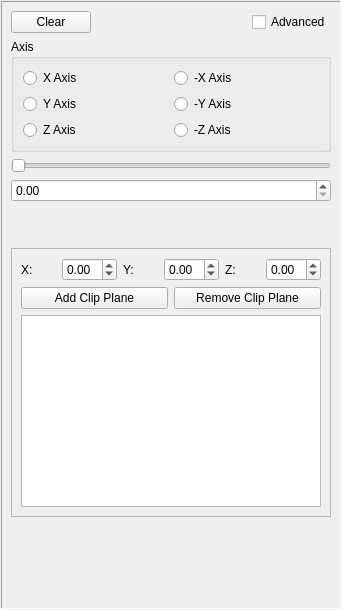
<ui version="4.0" >
 <class>ClipPlanes</class>
 <widget class="QWidget" name="ClipPlanes" >
  <property name="geometry" >
   <rect>
    <x>0</x>
    <y>0</y>
    <width>342</width>
    <height>610</height>
   </rect>
  </property>
  <property name="windowTitle" >
   <string>Form</string>
  </property>
  <layout class="QVBoxLayout" >
   <property name="margin" >
    <number>1</number>
   </property>
   <property name="spacing" >
    <number>6</number>
   </property>
   <item>
    <widget class="QFrame" name="_outerFrame" >
     <property name="frameShape" >
      <enum>QFrame::Panel</enum>
     </property>
     <property name="frameShadow" >
      <enum>QFrame::Sunken</enum>
     </property>
     <layout class="QVBoxLayout" >
      <property name="margin" >
       <number>9</number>
      </property>
      <property name="spacing" >
       <number>6</number>
      </property>
      <item>
       <layout class="QHBoxLayout" >
        <property name="margin" >
         <number>0</number>
        </property>
        <property name="spacing" >
         <number>6</number>
        </property>
        <item>
         <widget class="QPushButton" name="clearButton" >
          <property name="text" >
           <string>Clear</string>
          </property>
         </widget>
        </item>
        <item>
         <spacer>
          <property name="orientation" >
           <enum>Qt::Horizontal</enum>
          </property>
          <property name="sizeHint" >
           <size>
            <width>40</width>
            <height>20</height>
           </size>
          </property>
         </spacer>
        </item>
        <item>
         <widget class="QCheckBox" name="_advancedButton" >
          <property name="text" >
           <string>Advanced</string>
          </property>
         </widget>
        </item>
       </layout>
      </item>
      <item>
       <widget class="QGroupBox" name="groupBox" >
        <property name="title" >
         <string>Axis</string>
        </property>
        <layout class="QGridLayout" >
         <property name="margin" >
          <number>9</number>
         </property>
         <property name="spacing" >
          <number>6</number>
         </property>
         <item row="0" column="0" >
          <layout class="QGridLayout" >
           <property name="margin" >
            <number>0</number>
           </property>
           <property name="spacing" >
            <number>6</number>
           </property>
           <item row="0" column="0" >
            <widget class="QRadioButton" name="posXAxis" >
             <property name="text" >
              <string>X Axis</string>
             </property>
            </widget>
           </item>
           <item row="0" column="1" >
            <widget class="QRadioButton" name="negXAxis" >
             <property name="text" >
              <string>-X Axis</string>
             </property>
            </widget>
           </item>
           <item row="2" column="0" >
            <widget class="QRadioButton" name="posZAxis" >
             <property name="text" >
              <string>Z Axis</string>
             </property>
            </widget>
           </item>
           <item row="1" column="1" >
            <widget class="QRadioButton" name="negYAxis" >
             <property name="text" >
              <string>-Y Axis</string>
             </property>
            </widget>
           </item>
           <item row="1" column="0" >
            <widget class="QRadioButton" name="posYAxis" >
             <property name="text" >
              <string>Y Axis</string>
             </property>
            </widget>
           </item>
           <item row="2" column="1" >
            <widget class="QRadioButton" name="negZAxis" >
             <property name="text" >
              <string>-Z Axis</string>
             </property>
            </widget>
           </item>
          </layout>
         </item>
        </layout>
       </widget>
      </item>
      <item>
       <layout class="QVBoxLayout" >
        <property name="margin" >
         <number>0</number>
        </property>
        <property name="spacing" >
         <number>6</number>
        </property>
        <item>
         <widget class="QSlider" name="_distanceSlider" >
          <property name="minimum" >
           <number>0</number>
          </property>
          <property name="maximum" >
           <number>99</number>
          </property>
          <property name="sliderPosition" >
           <number>0</number>
          </property>
          <property name="orientation" >
           <enum>Qt::Horizontal</enum>
          </property>
         </widget>
        </item>
        <item>
         <widget class="QDoubleSpinBox" name="_distanceSpinBox" >
          <property name="minimumSize" >
           <size>
            <width>100</width>
            <height>0</height>
           </size>
          </property>
          <property name="maximum" >
           <double>10000000000.000000000000000</double>
          </property>
          <property name="singleStep" >
           <double>1.000000000000000</double>
          </property>
         </widget>
        </item>
        <item>
         <spacer>
          <property name="orientation" >
           <enum>Qt::Vertical</enum>
          </property>
          <property name="sizeHint" >
           <size>
            <width>20</width>
            <height>40</height>
           </size>
          </property>
         </spacer>
        </item>
       </layout>
      </item>
      <item>
       <widget class="QFrame" name="_advancedOptions" >
        <property name="frameShape" >
         <enum>QFrame::StyledPanel</enum>
        </property>
        <property name="frameShadow" >
         <enum>QFrame::Raised</enum>
        </property>
        <layout class="QVBoxLayout" >
         <property name="margin" >
          <number>9</number>
         </property>
         <property name="spacing" >
          <number>6</number>
         </property>
         <item>
          <layout class="QHBoxLayout" >
           <property name="margin" >
            <number>0</number>
           </property>
           <property name="spacing" >
            <number>6</number>
           </property>
           <item>
            <widget class="QLabel" name="label" >
             <property name="text" >
              <string>X:</string>
             </property>
            </widget>
           </item>
           <item>
            <widget class="QDoubleSpinBox" name="_normalX" >
             <property name="maximum" >
              <double>1.000000000000000</double>
             </property>
             <property name="minimum" >
              <double>-1.000000000000000</double>
             </property>
             <property name="singleStep" >
              <double>0.100000000000000</double>
             </property>
            </widget>
           </item>
           <item>
            <widget class="QLabel" name="label_2" >
             <property name="text" >
              <string>Y:</string>
             </property>
            </widget>
           </item>
           <item>
            <widget class="QDoubleSpinBox" name="_normalY" >
             <property name="maximum" >
              <double>1.000000000000000</double>
             </property>
             <property name="minimum" >
              <double>-1.000000000000000</double>
             </property>
             <property name="singleStep" >
              <double>0.100000000000000</double>
             </property>
            </widget>
           </item>
           <item>
            <widget class="QLabel" name="label_3" >
             <property name="text" >
              <string>Z:</string>
             </property>
            </widget>
           </item>
           <item>
            <widget class="QDoubleSpinBox" name="_normalZ" >
             <property name="maximum" >
              <double>1.000000000000000</double>
             </property>
             <property name="minimum" >
              <double>-1.000000000000000</double>
             </property>
             <property name="singleStep" >
              <double>0.100000000000000</double>
             </property>
            </widget>
           </item>
          </layout>
         </item>
         <item>
          <layout class="QHBoxLayout" >
           <property name="margin" >
            <number>0</number>
           </property>
           <property name="spacing" >
            <number>6</number>
           </property>
           <item>
            <widget class="QPushButton" name="_addButton" >
             <property name="text" >
              <string>Add Clip Plane</string>
             </property>
            </widget>
           </item>
           <item>
            <widget class="QPushButton" name="_removeButton" >
             <property name="text" >
              <string>Remove Clip Plane</string>
             </property>
            </widget>
           </item>
          </layout>
         </item>
         <item>
          <widget class="QListWidget" name="_clipPlaneList" />
         </item>
        </layout>
       </widget>
      </item>
      <item>
       <spacer>
        <property name="orientation" >
         <enum>Qt::Vertical</enum>
        </property>
        <property name="sizeHint" >
         <size>
          <width>20</width>
          <height>40</height>
         </size>
        </property>
       </spacer>
      </item>
     </layout>
    </widget>
   </item>
  </layout>
 </widget>
 <resources/>
 <connections/>
</ui>
